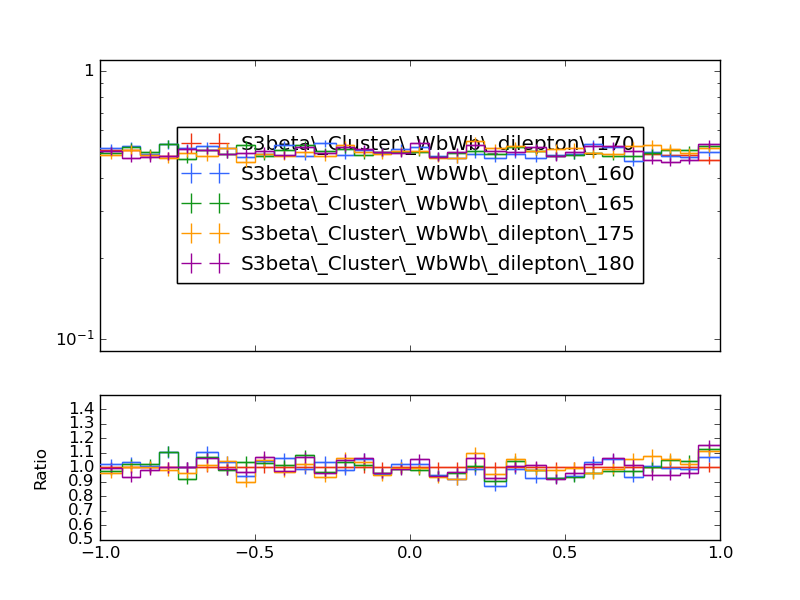

Write the Python code that produced this figure.
#! /usr/bin/env python

# This Python script was auto-generated using YODA v2.0.1.
# Analysis object: /WbWb_dilepton/phi_jet2_untagged
# Timestamp: 27-02-2025 (11:02:17)

import matplotlib as mpl
import matplotlib.pyplot as plt
mpl.use('Agg') # comment out for interactive use
import os
import numpy as np

plotDir = os.path.split(os.path.realpath(__file__))[0]
if 'YODA_USER_PLOT_PATH' in globals():
    plot_outdir = globals()['YODA_USER_PLOT_PATH']
else:
    plot_outdir = plotDir

#plot style
plt.style.use(os.path.join(plotDir, '../default.mplstyle'))

plt.rcParams['text.usetex'] = False
plt.style.use(['classic'])
plt.rc('font', family='DejaVu Sans')
# plot metadata
figW, figH = plt.rcParams['figure.figsize']
ax_xLabel = r''
ax_yLabel = r''
ax_title  = r''
ax_xScale = 'linear'
ax_yScale = 'log'
xLims = (-1.0, 1.0)
yLims = (0.09000000000000001, 1.1)

# TeX-friendly labels for the legend
labels = {
    'legend' : ([ r"S3beta\_Cluster\_WbWb\_dilepton\_170", r"S3beta\_Cluster\_WbWb\_dilepton\_160", r"S3beta\_Cluster\_WbWb\_dilepton\_165", r"S3beta\_Cluster\_WbWb\_dilepton\_175", r"S3beta\_Cluster\_WbWb\_dilepton\_180" ], r""),
}

# Adjust canvas width and height
canvasW = 10.0
canvasH = 9.0
figW *= canvasW/10.
figH *= canvasH/9.

# Create figure and axis objects
fig, (ax, ratio0_ax) = plt.subplots(2, 1, sharex=True,
                  figsize=(figW,figH), gridspec_kw={'height_ratios': (6.0, 3.0)})

# Set figure margins
plt.subplots_adjust(
    left   = 1.0 * plt.rcParams['figure.subplot.left'],
    right  = 1.0 * plt.rcParams['figure.subplot.right'],
    top    = 1.0 * plt.rcParams['figure.subplot.top'],
    bottom = 1.0 * plt.rcParams['figure.subplot.bottom'])

ratio0_ax.yaxis.set_major_locator(mpl.ticker.MultipleLocator(0.1))
ratio0_ax.set_ylim(0.5, 1.4999)
ratio0_ax.set_ylabel('Ratio')

# the numerical data is stored in a separate file
dataf = dict()
prefix = os.path.split(__file__)[0]
if prefix:    prefix = prefix + '/'
exec(open(prefix+'phi_jet2_untagged__data.py').read(), dataf)


legend_handles = dict() # keep track of handles for the legend

# style options for curves
# starts at zorder>=5 to draw curve on top of legend
styles = {
  'S3beta_Cluster_WbWb_dilepton_170.yoda.gz': {
    'color' : '#EE3311',
    'linestyle' : '-',
    'linewidth' : 1,
    'marker' : 'none',
    'markersize' : 2,
    'capsize' : 0.0,
    'zorder' : 5,
    'histstyle' : 1,
    'drawstyle' : 'steps-pre',
    'xerrorbars' : 1,
    'yerrorbars' : 1,
    'fillcolor' : None,
    'fillopacity' : 1.0,
    'ratio0_linestyle' : '-',
    'ratio0_linewidth' : 1,
    'ratio0_marker' : 'none',
    'ratio0_markersize' : 2,
    'ratio0_capsize' : 0.0,
    'ratio0_zorder' : 5,
    'ratio0_histstyle' : 1,
    'ratio0_drawstyle' : 'steps-pre',
    'ratio0_xerrorbars' : 1,
    'ratio0_yerrorbars' : 1,
  },
  'S3beta_Cluster_WbWb_dilepton_160.yoda.gz': {
    'color' : '#3366FF',
    'linestyle' : '-',
    'linewidth' : 1,
    'marker' : 'none',
    'markersize' : 2,
    'capsize' : 0.0,
    'zorder' : 6,
    'histstyle' : 1,
    'drawstyle' : 'steps-pre',
    'xerrorbars' : 1,
    'yerrorbars' : 1,
    'fillcolor' : None,
    'fillopacity' : 1.0,
    'ratio0_linestyle' : '-',
    'ratio0_linewidth' : 1,
    'ratio0_marker' : 'none',
    'ratio0_markersize' : 2,
    'ratio0_capsize' : 0.0,
    'ratio0_zorder' : 6,
    'ratio0_histstyle' : 1,
    'ratio0_drawstyle' : 'steps-pre',
    'ratio0_xerrorbars' : 1,
    'ratio0_yerrorbars' : 1,
  },
  'S3beta_Cluster_WbWb_dilepton_165.yoda.gz': {
    'color' : '#109618',
    'linestyle' : '-',
    'linewidth' : 1,
    'marker' : 'none',
    'markersize' : 2,
    'capsize' : 0.0,
    'zorder' : 7,
    'histstyle' : 1,
    'drawstyle' : 'steps-pre',
    'xerrorbars' : 1,
    'yerrorbars' : 1,
    'fillcolor' : None,
    'fillopacity' : 1.0,
    'ratio0_linestyle' : '-',
    'ratio0_linewidth' : 1,
    'ratio0_marker' : 'none',
    'ratio0_markersize' : 2,
    'ratio0_capsize' : 0.0,
    'ratio0_zorder' : 7,
    'ratio0_histstyle' : 1,
    'ratio0_drawstyle' : 'steps-pre',
    'ratio0_xerrorbars' : 1,
    'ratio0_yerrorbars' : 1,
  },
  'S3beta_Cluster_WbWb_dilepton_175.yoda.gz': {
    'color' : '#FF9900',
    'linestyle' : '-',
    'linewidth' : 1,
    'marker' : 'none',
    'markersize' : 2,
    'capsize' : 0.0,
    'zorder' : 8,
    'histstyle' : 1,
    'drawstyle' : 'steps-pre',
    'xerrorbars' : 1,
    'yerrorbars' : 1,
    'fillcolor' : None,
    'fillopacity' : 1.0,
    'ratio0_linestyle' : '-',
    'ratio0_linewidth' : 1,
    'ratio0_marker' : 'none',
    'ratio0_markersize' : 2,
    'ratio0_capsize' : 0.0,
    'ratio0_zorder' : 8,
    'ratio0_histstyle' : 1,
    'ratio0_drawstyle' : 'steps-pre',
    'ratio0_xerrorbars' : 1,
    'ratio0_yerrorbars' : 1,
  },
  'S3beta_Cluster_WbWb_dilepton_180.yoda.gz': {
    'color' : '#990099',
    'linestyle' : '-',
    'linewidth' : 1,
    'marker' : 'none',
    'markersize' : 2,
    'capsize' : 0.0,
    'zorder' : 9,
    'histstyle' : 1,
    'drawstyle' : 'steps-pre',
    'xerrorbars' : 1,
    'yerrorbars' : 1,
    'fillcolor' : None,
    'fillopacity' : 1.0,
    'ratio0_linestyle' : '-',
    'ratio0_linewidth' : 1,
    'ratio0_marker' : 'none',
    'ratio0_markersize' : 2,
    'ratio0_capsize' : 0.0,
    'ratio0_zorder' : 9,
    'ratio0_histstyle' : 1,
    'ratio0_drawstyle' : 'steps-pre',
    'ratio0_xerrorbars' : 1,
    'ratio0_yerrorbars' : 1,
  },
}

# curve from input yoda files in main panel
for label, yvals in dataf['yvals'].items():
    if all(np.isnan(v) for v in dataf['yvals'][label]):
        continue
    tmp = None
    if styles[label]['histstyle']: # draw as histogram
        xpos = dataf['xedges'][label] if styles[label]['drawstyle'] else dataf['xpoints'][label]
        ypos = np.insert(yvals, 0, yvals[0]) if styles[label]['drawstyle'] else yvals
        if styles[label]['fillcolor']: # fill area below curve
            ax.fill_between(xpos, ypos, step='pre',
                            color=styles[label]['fillcolor'],
                            alpha=styles[label]['fillopacity'])
        tmp, = ax.plot(xpos, ypos,
                       color=styles[label]['color'],
                       linestyle=styles[label]['linestyle'],
                       linewidth=styles[label]['linewidth'],
                       drawstyle=styles[label]['drawstyle'], solid_joinstyle='miter',
                       zorder=styles[label]['zorder'], label=label)
    tmp = ax.errorbar(dataf['xpoints'][label], yvals,
                      xerr=np.array(dataf['xerrs'][label])*styles[label]['xerrorbars'],
                      yerr=np.array(dataf['yerrs'][label])*styles[label]['yerrorbars'],
                      fmt=styles[label]['marker'], capsize=styles[label]['capsize'],
                      markersize=styles[label]['markersize'],
                      ecolor=styles[label]['color'],
                      color=styles[label]['color'], zorder=styles[label]['zorder'])
    tmp[-1][0].set_linestyle(styles[label]['linestyle'])
    tmp[-1][0].set_linewidth(styles[label]['linewidth'])
    if label in dataf['add_legend_handle']:  legend_handles[label] = tmp
    for varLabel in dataf['variation_yvals'].keys():
        if varLabel.startswith(label):
            tmp, = ax.plot(dataf['xedges'][label], dataf['variation_yvals'][varLabel],
                           color=styles[label]['color'],
                           linestyle=styles[label]['linestyle'],
                           linewidth=styles[label]['linewidth'],
                           drawstyle='steps-pre', solid_joinstyle='miter',
                           zorder=styles[label]['zorder'], alpha=0.5)


# plots on ratio panel
# curve from input yoda files in ratio panel
for label, yvals in dataf['ratio0_yvals'].items():
    if all(np.isnan(v) for v in yvals):
        continue
    if styles[label]['ratio0_histstyle']: # plot as histogram
        xpos = dataf['xedges']['S3beta_Cluster_WbWb_dilepton_170.yoda.gz'] if styles[label]['ratio0_drawstyle'] else dataf['xpoints']['S3beta_Cluster_WbWb_dilepton_170.yoda.gz']
        ypos = np.insert(yvals, 0, yvals[0]) if styles[label]['ratio0_drawstyle'] else yvals
        ratio0_ax.plot(xpos, ypos,
                       color=styles[label]['color'],
                       linewidth=styles[label]['linewidth'],
                       linestyle=styles[label]['ratio0_linestyle'],
                       drawstyle=styles[label]['ratio0_drawstyle'], zorder=styles[label]['zorder'],
                       solid_joinstyle='miter')
    tmp = ratio0_ax.errorbar(dataf['xpoints']['S3beta_Cluster_WbWb_dilepton_170.yoda.gz'], yvals,
                             xerr=np.array(dataf['ref_xerrs'])*styles[label]['ratio0_xerrorbars'],
                             yerr=np.array(dataf['ratio0_yerrs'][label])*styles[label]['ratio0_yerrorbars'],
                             fmt=styles[label]['ratio0_marker'], capsize=styles[label]['ratio0_capsize'],
                             markersize=styles[label]['ratio0_markersize'],
                             ecolor=styles[label]['color'],
                             color=styles[label]['color'])
    tmp[-1][0].set_linestyle(styles[label]['ratio0_linestyle'])
    tmp[-1][0].set_linewidth(styles[label]['ratio0_linewidth'])

    for varlabel in dataf['ratio0_variation_vals'].keys():
        if varlabel.startswith(label):
            ratio0_ax.plot(dataf['xedges']['S3beta_Cluster_WbWb_dilepton_170.yoda.gz'],
                            dataf['ratio0_variation_vals'][varlabel],
                            color=styles[label]['color'],
                            linestyle=styles[label]['linestyle'],
                            linewidth=styles[label]['linewidth'],
                            drawstyle='steps-pre', solid_joinstyle='miter',
                            zorder=1, alpha=0.5)

legend_items = list(legend_handles.values())
ax.add_artist(ax.legend(legend_items,
                        labels['legend'][0],
                        title=labels['legend'][1],
                        alignment='left',
                        loc='center',
                        bbox_to_anchor=(0.5, 0.5)))

# set plot metadata as defined above
ratio0_ax.set_xlabel(ax_xLabel)
ratio0_ax.xaxis.set_label_coords(1., -0.15)
ax.set_ylabel(ax_yLabel, ha='right', va='top')
ax.yaxis.set_label_coords(-0.11, 1.0)
ax.set_title(ax_title, loc='left')
ax.set_xscale(ax_xScale)
ax.set_yscale(ax_yScale)
ax.set_xlim(xLims)
ax.set_ylim(yLims)

# tick formatting
plt.rcParams['xtick.top'] = True
plt.rcParams['ytick.right'] = True
ax.yaxis.set_major_locator(mpl.ticker.LogLocator(base=10.0, numticks=np.inf))
ax.yaxis.set_minor_locator(mpl.ticker.LogLocator(
                           base=10.0, subs=np.arange(0.1, 1, 0.1), numticks=np.inf))
fig.align_ylabels((ax, ratio0_ax))
plt.savefig(os.path.join(plot_outdir, 'phi_jet2_untagged.pdf'), format='PDF')
plt.savefig(os.path.join(plot_outdir, 'phi_jet2_untagged.png'), format='PNG')

plt.close(fig)
